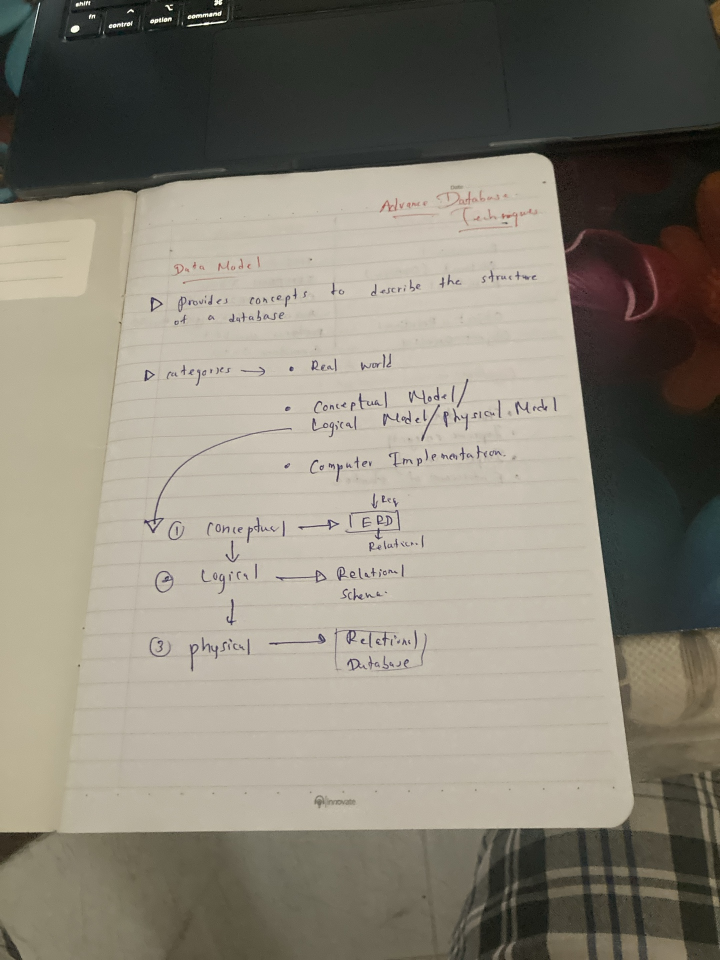
#> input picture document_scanner/samples/sample.jpg, 1440 x 1920 px, given in place of the camera (shown at 1/2 size)
$ python best_scanner.py
#> lines starting #> are read from the running program, lines starting #| are printed output that depends on the picture; after the words box and inside, x2 and y2 are one past the last pixel; in counts of white or black regions, pixels touching at a corner belong together
### document_scanner/src/simple_detector.py
"""
Simple, Fast, and RELIABLE Document Detector
Uses proven OpenCV techniques - optimized for real-time detection
"""

import cv2
import numpy as np


class SimpleDocumentDetector:
    """Fast and reliable document detection using simplified approach."""

    def __init__(self):
        """Initialize detector with optimal settings."""
        self.min_area = 0.01  # Minimum 1% of image
        self.max_area = 0.95  # Maximum 95% of image

    def detect(self, image):
        """
        Detect document in image using fast, reliable method.

        Args:
            image: Input BGR image

        Returns:
            Tuple of (success, corners, visualization)
        """
        # Create visualization
        vis = image.copy()

        # 1. Convert to grayscale
        gray = cv2.cvtColor(image, cv2.COLOR_BGR2GRAY)

        # 2. Apply Gaussian blur
        blurred = cv2.GaussianBlur(gray, (5, 5), 0)

        # 3. Adaptive threshold - works best for varied lighting
        thresh = cv2.adaptiveThreshold(
            blurred, 255,
            cv2.ADAPTIVE_THRESH_GAUSSIAN_C,
            cv2.THRESH_BINARY,
            11, 2
        )

        # 4. Invert if needed (document should be white on black)
        if np.mean(thresh) > 127:
            thresh = 255 - thresh

        # 5. Find contours
        contours, _ = cv2.findContours(thresh, cv2.RETR_EXTERNAL, cv2.CHAIN_APPROX_SIMPLE)

        if not contours:
            return False, None, vis

        # 6. Sort by area
        contours = sorted(contours, key=cv2.contourArea, reverse=True)

        # Calculate area constraints
        img_area = image.shape[0] * image.shape[1]
        min_area = img_area * self.min_area
        max_area = img_area * self.max_area

        # 7. Find best rectangle
        for contour in contours[:10]:  # Check top 10
            area = cv2.contourArea(contour)

            if area < min_area or area > max_area:
                continue

            # Approximate to polygon
            peri = cv2.arcLength(contour, True)
            approx = cv2.approxPolyDP(contour, 0.02 * peri, True)

            # Found rectangle
            if len(approx) == 4:
                # Simple validation: check if convex
                if cv2.isContourConvex(approx):
                    corners = self._order_points(approx.reshape(4, 2))

                    # Draw on visualization
                    pts = corners.reshape(-1, 1, 2).astype(np.int32)
                    cv2.drawContours(vis, [pts], -1, (0, 255, 0), 3)

                    # Draw corners
                    for i, pt in enumerate(corners):
                        cv2.circle(vis, tuple(pt.astype(int)), 10, (0, 0, 255), -1)
                        cv2.putText(vis, str(i+1), tuple(pt.astype(int)),
                                   cv2.FONT_HERSHEY_SIMPLEX, 1, (255, 255, 255), 2)

                    return True, corners, vis

        return False, None, vis

    # [13 lines left out: function _order_points, not called in this run]

### document_scanner/src/perspective_corrector.py
"""
Perspective Correction Module
Handles 4-point perspective transformation and image enhancement.
"""

import cv2
import numpy as np


class PerspectiveCorrector:
    """Performs perspective correction on detected documents."""

    def __init__(self, output_width=850, output_height=1100):
        """
        Initialize the perspective corrector.

        Args:
            output_width: Width of output image in pixels (default: 850 for A4 aspect ratio)
            output_height: Height of output image in pixels (default: 1100 for A4 aspect ratio)
        """
        self.output_width = output_width
        self.output_height = output_height

    # [137 lines left out: functions calculate_dimensions, apply_perspective_transform, enhance_document, correct, not called in this run]

### document_scanner/src/best_scanner.py
#!/usr/bin/env python3
"""
BEST Document Scanner - Optimized for Real-World Use
Simple, Fast, Reliable - No unnecessary complexity
"""

import cv2
import numpy as np
import os
from datetime import datetime
from simple_detector import SimpleDocumentDetector
from perspective_corrector import PerspectiveCorrector


def main():
    """Run the best document scanner."""
    print("\n" + "="*70)
    print("  🎯 BEST DOCUMENT SCANNER - Simple & Reliable")
    print("="*70)

    # Choose enhancement mode
    print("\n📝 Choose Enhancement Mode:")
    print("  1. Original (No enhancement)")
    print("  2. Color Enhanced")
    print("  3. Black & White Adaptive (Best for text)")
    print("  4. Black & White Otsu (High contrast)")

    while True:
        choice = input("\nEnter choice (1-4) [default: 3]: ").strip()
        if not choice:
            choice = "3"

        if choice in ["1", "2", "3", "4"]:
            mode_map = {
                "1": ("none", "Original"),
                "2": ("color", "Color Enhanced"),
                "3": ("adaptive", "Black & White Adaptive"),
                "4": ("otsu", "Black & White Otsu")
            }
            enhancement_mode, mode_name = mode_map[choice]
            print(f"\n✅ Selected: {mode_name}\n")
            break
        else:
            print("❌ Invalid choice. Please enter 1, 2, 3, or 4.")
#> this loop made 1 pass; the answer given on pass 1: 1

    # Detect cameras (SKIP Camera 0 - built-in laptop camera)
    print("\n🔍 Detecting mobile cameras (built-in camera disabled)...")
    cameras = []
    for i in range(1, 4):  # Start from 1, skip 0 (built-in camera)
        cap = cv2.VideoCapture(i)
        if cap.isOpened():
            ret, _ = cap.read()
            if ret:
                w = int(cap.get(cv2.CAP_PROP_FRAME_WIDTH))
                h = int(cap.get(cv2.CAP_PROP_FRAME_HEIGHT))
                cameras.append((i, w, h))
                print(f"  ✅ Mobile Camera {i}: {w}x{h}")
            cap.release()

    if not cameras:
        print("\n❌ No mobile camera found!")
        print("\n📱 Please connect your mobile phone camera:")
        print("\n  iPhone Users:")
        print("    • Use Continuity Camera (iOS 16+)")
        print("    • Or install: EpocCam, iVCam, or similar")
        print("\n  Android Users:")
        print("    • Install: DroidCam, IP Webcam, or similar")
        print("    • Download companion app on Mac")
        print("\n  Connect via USB or WiFi, then try again.\n")
        return

    # Use first available mobile camera
    camera_idx = cameras[0][0]
    print(f"\n🎉 Using Mobile Camera {camera_idx}\n")

    # Initialize
    detector = SimpleDocumentDetector()
    corrector = PerspectiveCorrector()

    print("="*70)
    print("  📋 INSTRUCTIONS")
    print("="*70)
    print("\n1. Place document on DARK/CONTRASTING surface")
    print("2. Ensure GOOD LIGHTING (no shadows)")
    print("3. Keep document FLAT and fully visible")
    print("4. Hold camera STEADY above document")
    print("\n⌨️  CONTROLS:")
    print("  SPACE - Capture and scan")
    print("  'c'   - Capture frame (freeze)")
    print("  'r'   - Resume live view")
    print("  'q'   - Quit")
    print("="*70 + "\n")

    # Open camera
    cap = cv2.VideoCapture(camera_idx)

    if not cap.isOpened():
        print("❌ Failed to open camera!")
        return

    # Set camera properties
    cap.set(cv2.CAP_PROP_FRAME_WIDTH, 1920)
    cap.set(cv2.CAP_PROP_FRAME_HEIGHT, 1080)
    cap.set(cv2.CAP_PROP_AUTOFOCUS, 1)

    frozen_frame = None
    frozen_result = None

    print("📸 Camera started - Position your document...\n")

    while True:
        if frozen_frame is None:
            # Live view
            ret, frame = cap.read()
#> frame is the input picture: shape (1920, 1440, 3); mean B, G, R 118.4, 130.9, 136.1
            if not ret:
                print("❌ Failed to read frame")
                break

            # Detect document
            success, corners, vis = detector.detect(frame)
#> in detect, `gray = cv2.cvtColor(image, cv2.COLOR_BGR2GRAY)`:
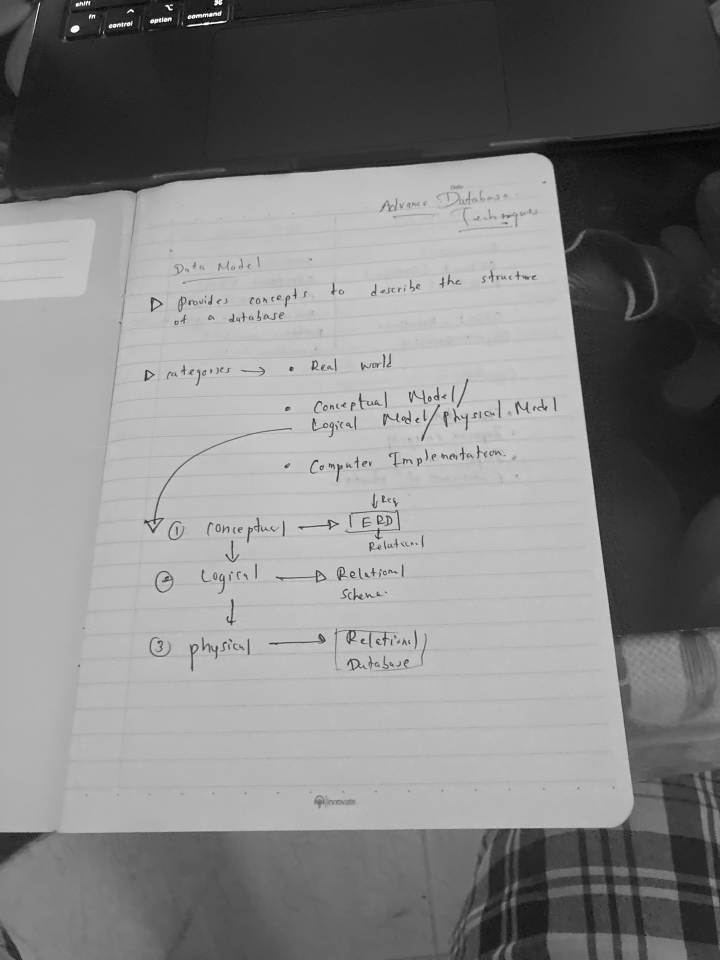
#> gray: shape (1920, 1440) (shown at 1/2 size); min 0, max 255, mean 131
#> in detect, `thresh = cv2.adaptiveThreshold( blurred, 255, cv2.ADAPTIVE_THRESH_GAUS..`:
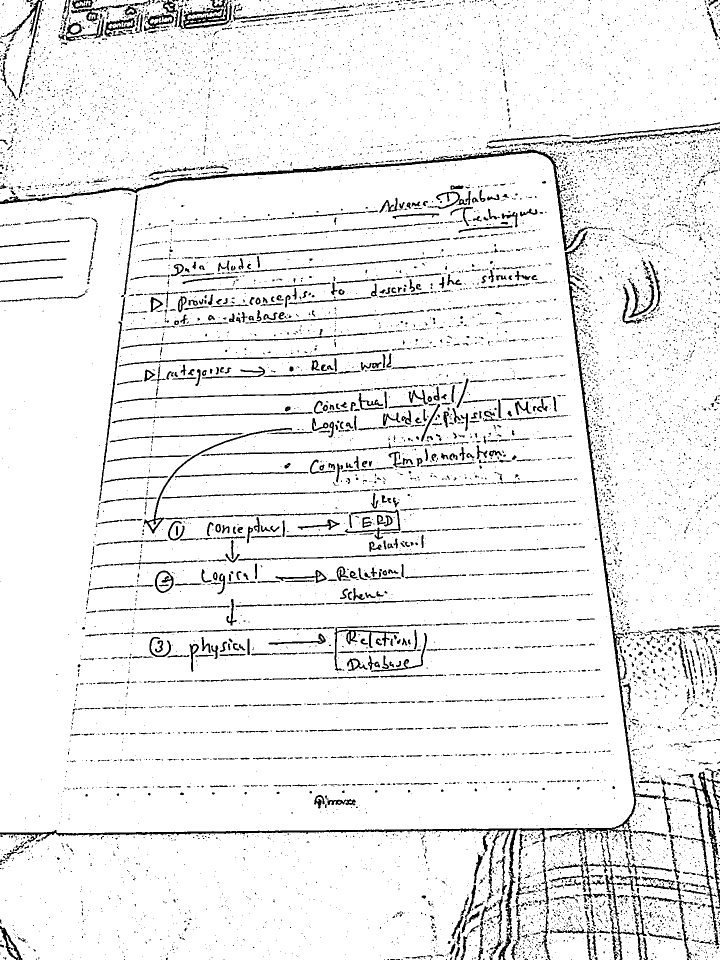
#> thresh: shape (1920, 1440) (shown at 1/2 size); 93.1% white; 9949 black regions (8734 under 20 px), largest, box (x1, y1, x2, y2) and area: (0, 462, 1322, 1853) 14651, (0, 295, 1193, 502) 7937, (1366, 1543, 1440, 1891) 3709
#> in detect, `thresh = 255 - thresh`:
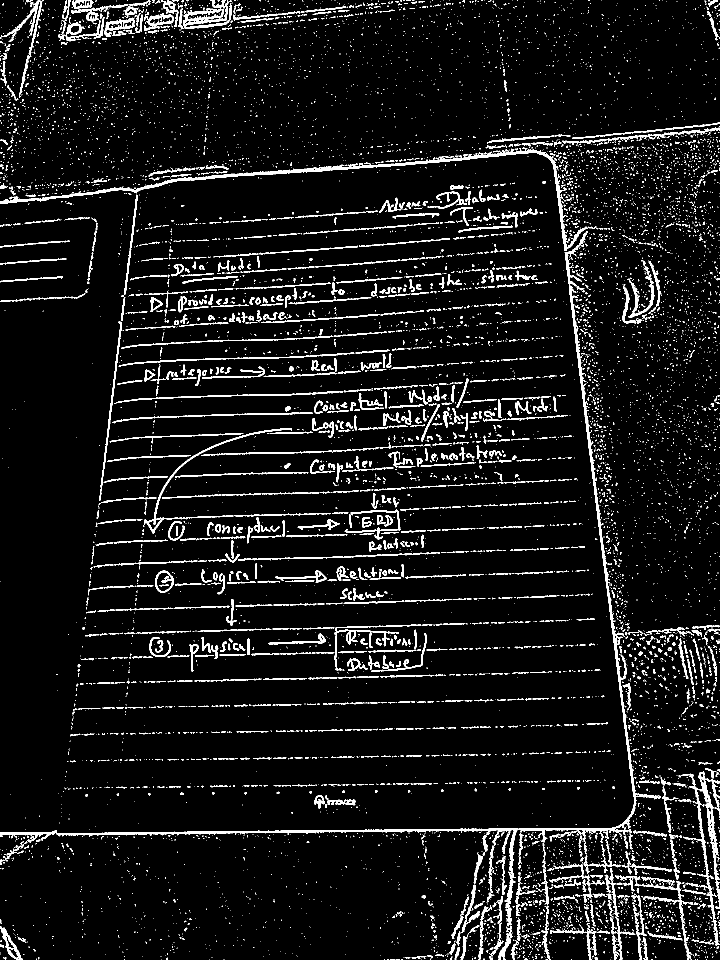
#> thresh: shape (1920, 1440) (shown at 1/2 size); 6.9% white; 9949 white regions (8734 under 20 px)
#> in detect, `contours, _ = cv2.findContours(thresh, cv2.RETR_EXTERNAL, cv2.CHAIN_AP..`: contours = 9943 contours, 9164 with area under 20; largest, box (x1, y1, x2, y2) and area: (0, 462, 1322, 1853) 11600, (0, 295, 1193, 502) 6423, (1366, 1543, 1440, 1891) 3112, (356, 0, 464, 59) 2446, (288, 856, 584, 1067) 1416
#> the loop in detect, `for contour in contours[:10]:` made 10 passes
#> area on passes 1 to 10: 11599.5, 6423, 3112, 2446, 1416, 1228.5, 1211.5, 1013, 1008.5, 990.5
#> success = False; corners = None

            # Add status text
            if success:
                cv2.putText(vis, "DOCUMENT DETECTED - Press SPACE to scan",
                           (10, 30), cv2.FONT_HERSHEY_SIMPLEX, 0.8, (0, 255, 0), 2)
                cv2.putText(vis, "or press 'c' to freeze frame",
                           (10, 60), cv2.FONT_HERSHEY_SIMPLEX, 0.6, (0, 255, 0), 1)
            else:
                cv2.putText(vis, "Position document - Green box will appear",
                           (10, 30), cv2.FONT_HERSHEY_SIMPLEX, 0.8, (0, 165, 255), 2)
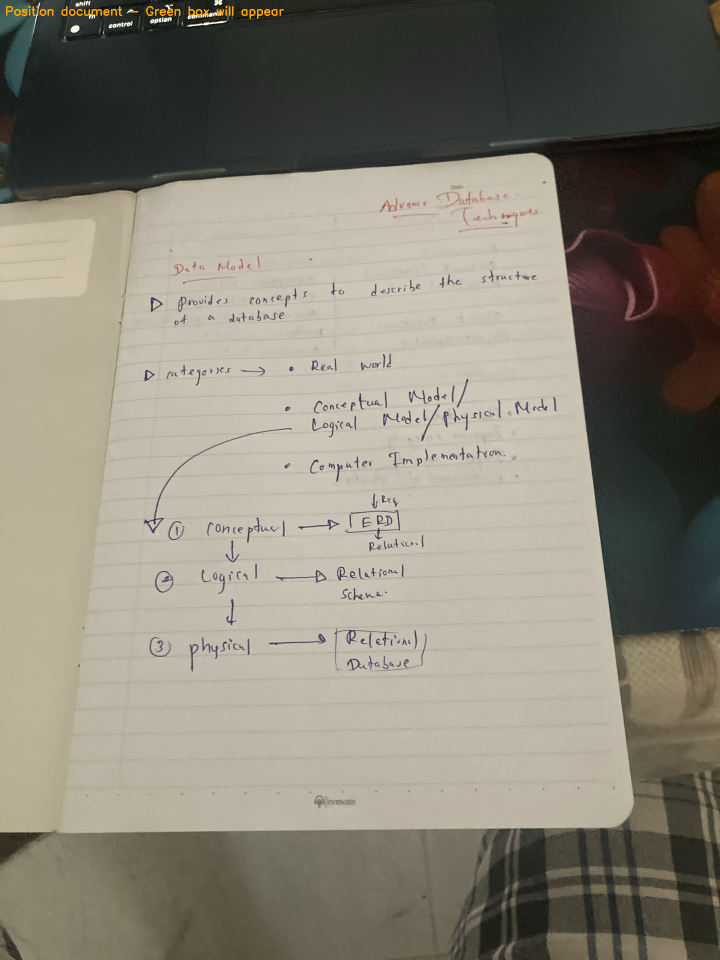
#> vis: shape (1920, 1440, 3) (shown at 1/2 size); 0.12% of pixels changed, all inside (x1, y1, x2, y2) = (12, 11, 568, 38)
                cv2.putText(vis, "Use DARK surface under paper!",
                           (10, 60), cv2.FONT_HERSHEY_SIMPLEX, 0.6, (255, 255, 0), 1)
#> vis: shape (1920, 1440, 3); 0.02% of pixels changed, all inside (x1, y1, x2, y2) = (12, 47, 311, 65)

            cv2.putText(vis, "Press 'q' to quit",
                       (10, vis.shape[0] - 20), cv2.FONT_HERSHEY_SIMPLEX, 0.5, (200, 200, 200), 1)
#> vis: shape (1920, 1440, 3); mean B, G, R 118.4, 131.1, 136.3

            cv2.imshow('Document Scanner', vis)

            key = cv2.waitKey(1) & 0xFF
#> (key q is pressed here)

            if key == ord('q'):
                break
            elif key == ord('c'):
                # Freeze frame
                frozen_frame = frame.copy()
                frozen_result = (success, corners, vis.copy())
                print("📸 Frame frozen - adjust if needed, press SPACE to scan or 'r' to resume")
            elif key == ord(' ') and success:
                # Immediate scan
                print("\n🔄 Scanning...")
                save_scan(frame, corners, corrector, enhancement_mode, mode_name)

        else:
            # Frozen frame mode
            success, corners, vis = frozen_result

            cv2.putText(vis, "FROZEN - Press SPACE to scan, 'r' to resume",
                       (10, 30), cv2.FONT_HERSHEY_SIMPLEX, 0.8, (255, 255, 0), 2)

            cv2.imshow('Document Scanner', vis)

            key = cv2.waitKey(1) & 0xFF

            if key == ord('q'):
                break
            elif key == ord('r'):
                # Resume live view
                frozen_frame = None
                frozen_result = None
                print("▶️  Resumed live view")
            elif key == ord(' ') and success:
                # Scan frozen frame
                print("\n🔄 Scanning...")
                save_scan(frozen_frame, corners, corrector, enhancement_mode, mode_name)
                frozen_frame = None
                frozen_result = None

    cap.release()
    cv2.destroyAllWindows()
    print("\n👋 Scanner closed\n")


# [72 lines left out: function save_scan, not called in this run]


if __name__ == "__main__":
    main()
